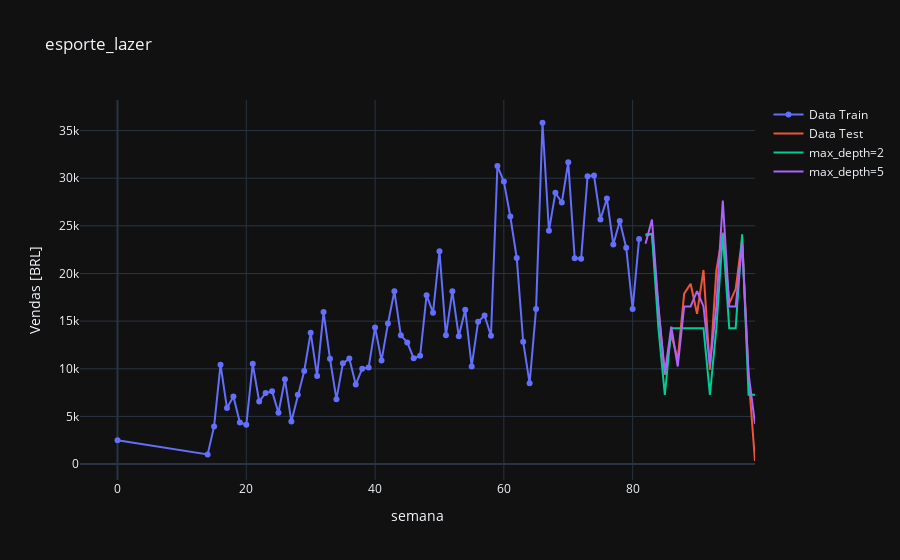

Write notebook code for a chart like this one.
### Markdown cell above
## Ploting the results

### Code cell
fig = go.Figure()

fig.add_trace(go.Scatter(
    name='Data Train',
    x = X_train[freq], 
    y = y_train,
    mode='markers+lines'
    ))

fig.add_trace(go.Scatter(
    name='Data Test',
    x = X_test[freq], 
    y = y_test,
    mode='lines'
    ))

fig.add_trace(go.Scatter(
    name="max_depth=2",
    x = X_test[freq],
    y = y_1,
    mode='lines'
    ))

fig.add_trace(go.Scatter(
    name="max_depth=5",
    x = X_test[freq],
    y = y_2,
    mode='lines'
    ))

fig.update_layout(
    title= filter,
    template='plotly_dark',
    xaxis_title=freq,
    yaxis_title='Vendas [BRL]')

fig.show()

### Figure 1 — Plotly figure (JSON) as saved in the notebook; plotly's stock layout.template omitted (floating-point values rounded to 4 significant figures)
{"data": [{"mode": "markers+lines", "name": "Data Train", "type": "scatter", "x": [0, 14, 15, 16, 17, 18, 19, 20, 21, 22, 23, 24, 25, 26, 27, 28, 29, 30, 31, 32, 33, 34, 35, 36, 37, 38, 39, 40, 41, 42, 43, 44, 45, 46, 47, 48, 49, 50, 51, 52, 53, 54, 55, 56, 57, 58, 59, 60, 61, 62, 63, 64, 65, 66, 67, 68, 69, 70, 71, 72, 73, 74, 75, 76, 77, 78, 79, 80, 81], "y": [2491.0, 1014.0, 3952.0, 10430.0, 5874.0, 7085.0, 4373.0, 4118.0, 10520.0, 6571.0, 7457.0, 7636.0, 5380.0, 8892.0, 4481.0, 7280.0, 9764.0, 13790.0, 9250.0, 15950.0, 11040.0, 6813.0, 10570.0, 11070.0, 8342.0, 10010.0, 10150.0, 14340.0, 10860.0, 14750.0, 18140.0, 13510.0, 12770.0, 11090.0, 11370.0, 17730.0, 15870.0, 22330.0, 13510.0, 18130.0, 13410.0, 16200.0, 10240.0, 14940.0, 15580.0, 13460.0, 31280.0, 29640.0, 25980.0, 21630.0, 12850.0, 8476.0, 16260.0, 35820.0, 24480.0, 28460.0, 27450.0, 31680.0, 21590.0, 21550.0, 30200.0, 30280.0, 25670.0, 27870.0, 23030.0, 25500.0, 22700.0, 16280.0, 23630.0]}, {"mode": "lines", "name": "Data Test", "type": "scatter", "x": [82, 83, 84, 85, 86, 87, 88, 89, 90, 91, 92, 93, 94, 95, 96, 97, 98, 99], "y": [23960.0, 24180.0, 16350.0, 9357.0, 13580.0, 10970.0, 17890.0, 18930.0, 15770.0, 20370.0, 9898.0, 20320.0, 24300.0, 16850.0, 18370.0, 23690.0, 9184.0, 322.9]}, {"mode": "lines", "name": "max_depth=2", "type": "scatter", "x": [82, 83, 84, 85, 86, 87, 88, 89, 90, 91, 92, 93, 94, 95, 96, 97, 98, 99], "y": [24110.0, 24110.0, 14260.0, 7271.0, 14260.0, 14260.0, 14260.0, 14260.0, 14260.0, 14260.0, 7271.0, 14260.0, 24110.0, 14260.0, 14260.0, 24110.0, 7271.0, 7271.0]}, {"mode": "lines", "name": "max_depth=5", "type": "scatter", "x": [82, 83, 84, 85, 86, 87, 88, 89, 90, 91, 92, 93, 94, 95, 96, 97, 98, 99], "y": [23120.0, 25670.0, 16550.0, 9507.0, 14430.0, 10240.0, 16550.0, 16550.0, 18140.0, 16550.0, 10400.0, 16550.0, 27660.0, 16550.0, 16550.0, 23120.0, 9507.0, 4231.0]}], "layout": {"autosize": true, "title": {"text": "esporte_lazer"}, "xaxis": {"autorange": true, "range": [-5.776, 99], "title": {"text": "semana"}, "type": "linear"}, "yaxis": {"autorange": true, "range": [-1859.0, 38690.0], "title": {"text": "Vendas [BRL]"}, "type": "linear"}}}
